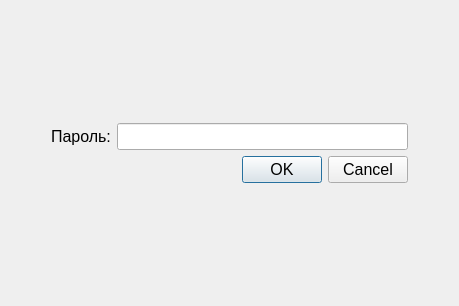
<?xml version="1.0" encoding="UTF-8"?>
<ui version="4.0">
 <class>AuthDialog</class>
 <widget class="QDialog" name="AuthDialog">
  <property name="geometry">
   <rect>
    <x>0</x>
    <y>0</y>
    <width>459</width>
    <height>306</height>
   </rect>
  </property>
  <property name="font">
   <font>
    <pointsize>12</pointsize>
   </font>
  </property>
  <property name="windowTitle">
   <string>Аутентификация</string>
  </property>
  <layout class="QGridLayout" name="gridLayout">
   <item row="3" column="1">
    <spacer name="verticalSpacer_2">
     <property name="orientation">
      <enum>Qt::Vertical</enum>
     </property>
     <property name="sizeHint" stdset="0">
      <size>
       <width>20</width>
       <height>40</height>
      </size>
     </property>
    </spacer>
   </item>
   <item row="1" column="0">
    <spacer name="horizontalSpacer">
     <property name="orientation">
      <enum>Qt::Horizontal</enum>
     </property>
     <property name="sizeType">
      <enum>QSizePolicy::Minimum</enum>
     </property>
     <property name="sizeHint" stdset="0">
      <size>
       <width>40</width>
       <height>20</height>
      </size>
     </property>
    </spacer>
   </item>
   <item row="2" column="1">
    <widget class="QDialogButtonBox" name="buttonBox">
     <property name="orientation">
      <enum>Qt::Horizontal</enum>
     </property>
     <property name="standardButtons">
      <set>QDialogButtonBox::Cancel|QDialogButtonBox::Ok</set>
     </property>
    </widget>
   </item>
   <item row="0" column="1">
    <spacer name="verticalSpacer">
     <property name="orientation">
      <enum>Qt::Vertical</enum>
     </property>
     <property name="sizeHint" stdset="0">
      <size>
       <width>20</width>
       <height>40</height>
      </size>
     </property>
    </spacer>
   </item>
   <item row="1" column="1">
    <layout class="QFormLayout" name="formLayout">
     <item row="0" column="0">
      <widget class="QLabel" name="passwordLabel">
       <property name="text">
        <string>Пароль:</string>
       </property>
      </widget>
     </item>
     <item row="0" column="1">
      <widget class="QLineEdit" name="passwordEdit">
       <property name="echoMode">
        <enum>QLineEdit::Password</enum>
       </property>
      </widget>
     </item>
    </layout>
   </item>
   <item row="1" column="2">
    <spacer name="horizontalSpacer_2">
     <property name="orientation">
      <enum>Qt::Horizontal</enum>
     </property>
     <property name="sizeType">
      <enum>QSizePolicy::Minimum</enum>
     </property>
     <property name="sizeHint" stdset="0">
      <size>
       <width>40</width>
       <height>20</height>
      </size>
     </property>
    </spacer>
   </item>
  </layout>
 </widget>
 <resources/>
 <connections>
  <connection>
   <sender>buttonBox</sender>
   <signal>accepted()</signal>
   <receiver>AuthDialog</receiver>
   <slot>accept()</slot>
   <hints>
    <hint type="sourcelabel">
     <x>248</x>
     <y>254</y>
    </hint>
    <hint type="destinationlabel">
     <x>157</x>
     <y>274</y>
    </hint>
   </hints>
  </connection>
  <connection>
   <sender>buttonBox</sender>
   <signal>rejected()</signal>
   <receiver>AuthDialog</receiver>
   <slot>reject()</slot>
   <hints>
    <hint type="sourcelabel">
     <x>316</x>
     <y>260</y>
    </hint>
    <hint type="destinationlabel">
     <x>286</x>
     <y>274</y>
    </hint>
   </hints>
  </connection>
 </connections>
</ui>
